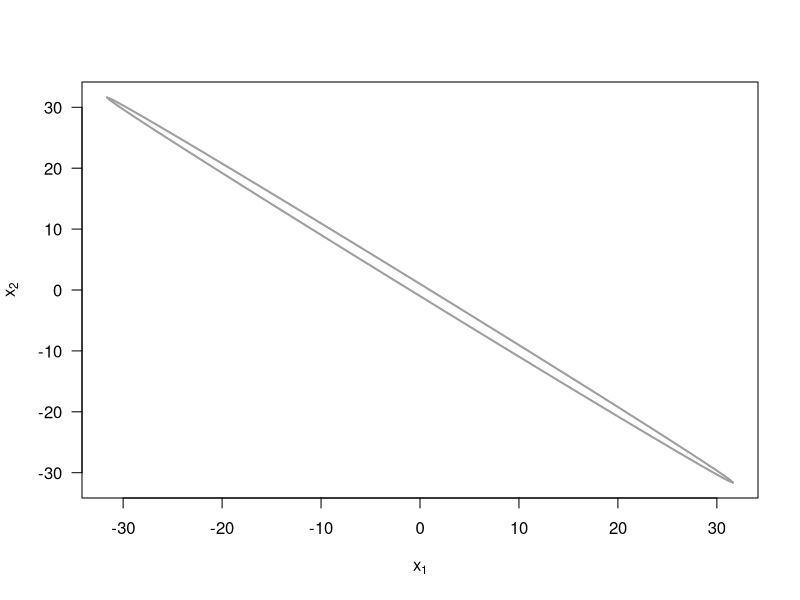
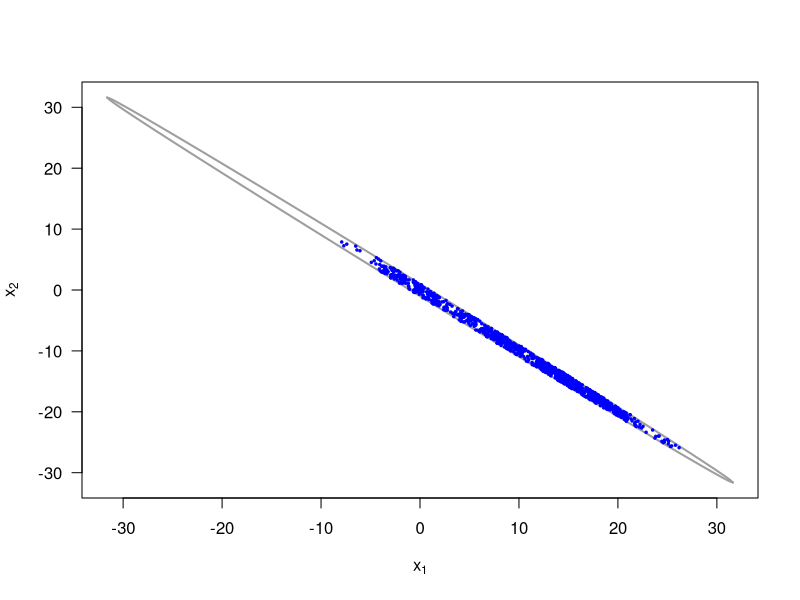
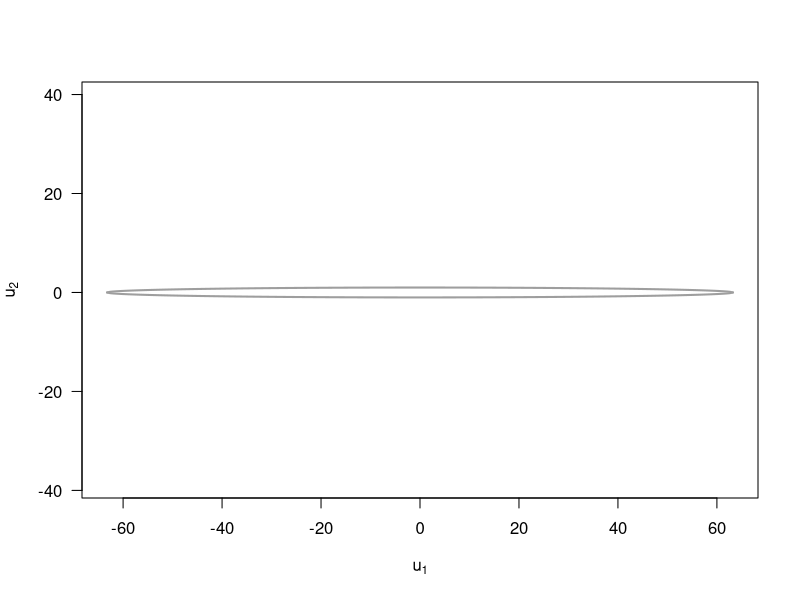
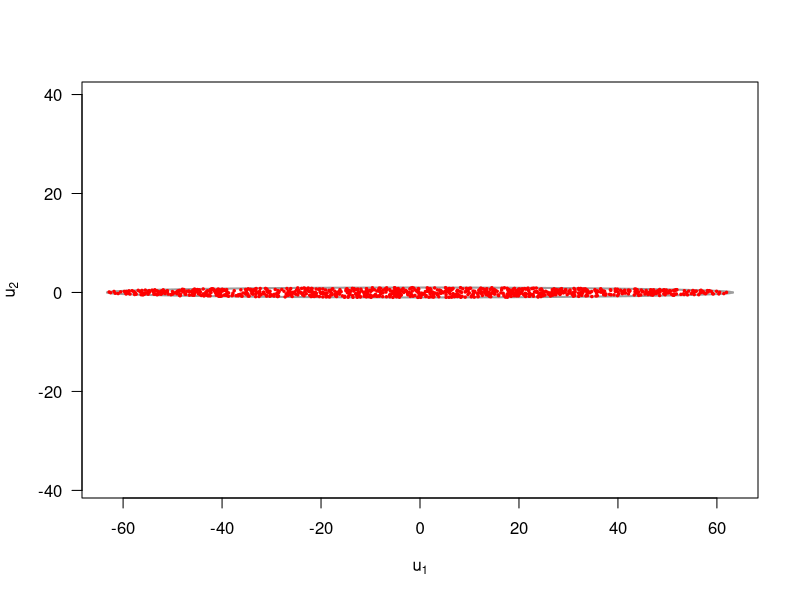
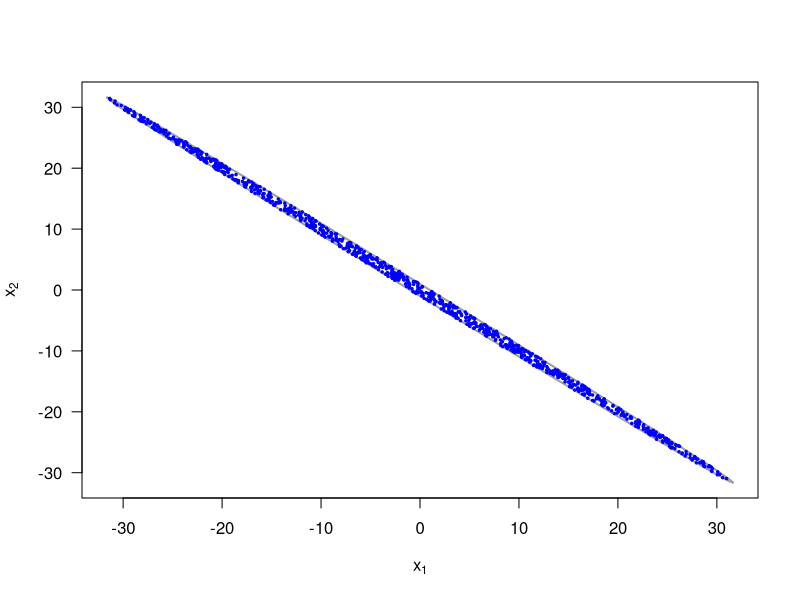

These charts were generated, in order, by the following R code:
## ---- chunk 1
knitr::opts_chunk$set(fig.pos = 'H')
## ---- chunk 2
#' Gibbs sampling for bivariate distribution f(x1,x2)
#'
#' @param w Parameter of the density function
#' @param n Number of samples
#'
#' @returns A matrix which contains the samples
gibbs_sampling <- function(w,n) {
  x1 <- 0
  x2 <- 0
  samples <- matrix(0, nrow = n, ncol = 2)
  
  for (i in 1:n) {

    x1_min <- -(w/2) * x2 - sqrt(1-(1-w^2/4)*x2^2)
    x1_max <- -(w/2) * x2 + sqrt(1-(1-w^2/4)*x2^2)
    x1 <- runif(1, x1_min, x1_max)
    
    x2_min <- -(w/2) * x1 - sqrt(1-(1-w^2/4)*x1^2)
    x2_max <- -(w/2) * x1 + sqrt(1-(1-w^2/4)*x1^2)
    x2 <- runif(1, x2_min, x2_max)
    
    samples[i, ] <- c(x1, x2)
  }
  
  return(samples)
}


#' Gibbs sampling for bivariate distribution f(u1,u2)
#'
#' @param w Parameter of the density function
#' @param n Number of samples
#'
#' @returns A matrix which contains the samples
gibbs_sampling_U <- function(w, n) {
  U1 <- 0
  U2 <- 0
  samples_U <- matrix(0, nrow = n, ncol = 2)
  
  for (i in 1:n) {
    
    molecular1 <- 4 - (2 + w)*U2^2
    rangeU1 <- sqrt(molecular1 / (2 - w))
    U1_min <- -rangeU1
    U1_max <-  rangeU1
    U1 <- runif(1, U1_min, U1_max)
    
    molecular2 <- 4 - (2 - w)*U1^2
    rangeU2 <- sqrt(molecular2 / (2 + w))
    U2_min <- -rangeU2
    U2_max <-  rangeU2
    U2 <- runif(1, U2_min, U2_max)
    
    samples_U[i, ] <- c(U1, U2)
  }
  

  return(samples_U)
}
## ---- chunk 3
w  <- 1.999
xv <- seq(-1, 1, by=0.01) * 1/sqrt(1-w^2/4)  
plot(xv, xv, type="n", xlab=expression(x[1]), ylab=expression(x[2]), las=1)
# ellipse
lines(xv, -(w/2)*xv-sqrt(1-(1-w^2/4)*xv^2), lwd=2, col=8)
lines(xv, -(w/2)*xv+sqrt(1-(1-w^2/4)*xv^2), lwd=2, col=8)
## ---- chunk 4
set.seed(12345)
samples <- gibbs_sampling(1.999,1000)
w  <- 1.999
xv <- seq(-1, 1, by=0.01) * 1/sqrt(1-w^2/4)  
plot(xv, xv, type="n", xlab=expression(x[1]), ylab=expression(x[2]), las=1)
# ellipse
lines(xv, -(w/2)*xv-sqrt(1-(1-w^2/4)*xv^2), lwd=2, col=8)
lines(xv, -(w/2)*xv+sqrt(1-(1-w^2/4)*xv^2), lwd=2, col=8)
points(samples[,1], samples[,2], pch = 20, cex = 0.5, col = "blue")
## ---- chunk 5
mean(samples[,1] > 0)
## ---- chunk 6
res <- numeric(50)

for (i in 1:50) {
  sample <- gibbs_sampling(1.999,1000)
  res[i] <- mean(sample[,1] > 0)
}

mean(res)
## ---- chunk 7
u1v <- seq(-1, 1, by = 0.01) * sqrt(4 / (2 - w))
u2_plus  <-  sqrt( pmax(0, 4 - (2 - w)*u1v^2 ) / (2 + w) )
u2_minus <- -u2_plus
plot(u1v, u2_plus, type="n", xlab=expression(u[1]), ylab=expression(u[2]), 
     asp = 1, las = 1, 
     )
lines(u1v,  u2_plus,  lwd=2, col=8)
lines(u1v,  u2_minus, lwd=2, col=8)
## ---- chunk 8
samples_U <- gibbs_sampling_U(1.999,1000)
u1v <- seq(-1, 1, by = 0.01) * sqrt(4 / (2 - w))
u2_plus  <-  sqrt( pmax(0, 4 - (2 - w)*u1v^2 ) / (2 + w) )
u2_minus <- -u2_plus
plot(u1v, u2_plus, type="n", xlab=expression(u[1]), ylab=expression(u[2]), 
     asp = 1, las = 1, 
    )
lines(u1v,  u2_plus,  lwd=2, col=8)
lines(u1v,  u2_minus, lwd=2, col=8)

points(samples_U[,1], samples_U[,2], pch = 20, cex = 0.5, col = "red")
## ---- chunk 9
samples_X <- cbind( (samples_U[,1] + samples_U[,2]) / 2,
                    (samples_U[,2] - samples_U[,1]) / 2 )
w  <- 1.999
xv <- seq(-1, 1, by=0.01) * 1/sqrt(1-w^2/4)  
plot(xv, xv, type="n", xlab=expression(x[1]), ylab=expression(x[2]), las=1)
# ellipse
lines(xv, -(w/2)*xv-sqrt(1-(1-w^2/4)*xv^2), lwd=2, col=8)
lines(xv, -(w/2)*xv+sqrt(1-(1-w^2/4)*xv^2), lwd=2, col=8)
points(samples_X[,1], samples_X[,2], pch = 20, cex = 0.5, col = "blue")
## ---- chunk 10
mean(samples_X[,1] > 0)
## ---- chunk 11
res2 <- numeric(50)

for (i in 1:50) {
  sample <- gibbs_sampling_U(1.999,1000)
  samples_X <- cbind( (sample[,1] + sample[,2]) / 2,
                    (sample[,2] - sample[,1]) / 2 )
  res2[i] <- mean(samples_X[,1] > 0)
}

mean(res2)
